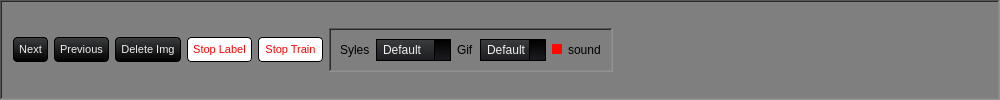
              <widget class="QFrame" name="frame">
               <property name="sizePolicy">
                <sizepolicy hsizetype="Fixed" vsizetype="Fixed">
                 <horstretch>0</horstretch>
                 <verstretch>0</verstretch>
                </sizepolicy>
               </property>
               <property name="minimumSize">
                <size>
                 <width>1000</width>
                 <height>0</height>
                </size>
               </property>
               <property name="styleSheet">
                <string notr="true">background-color: rgb(127, 127, 127);</string>
               </property>
               <property name="frameShape">
                <enum>QFrame::WinPanel</enum>
               </property>
               <property name="frameShadow">
                <enum>QFrame::Sunken</enum>
               </property>
               <layout class="QGridLayout" name="gridLayout_31">
                <item row="0" column="1">
                 <widget class="QPushButton" name="previous_button">
                  <property name="sizePolicy">
                   <sizepolicy hsizetype="Fixed" vsizetype="Fixed">
                    <horstretch>0</horstretch>
                    <verstretch>0</verstretch>
                   </sizepolicy>
                  </property>
                  <property name="minimumSize">
                   <size>
                    <width>0</width>
                    <height>0</height>
                   </size>
                  </property>
                  <property name="styleSheet">
                   <string notr="true">QPushButton {
    background-color: qlineargradient(spread:repeat, x1:1, y1:0, x2:1, y2:1, stop:0 rgb(59, 61, 62), stop:1 rgb(0, 0, 0));
    color: rgb(238, 238, 238);
  	font-size: 8pt;

    border-style: solid;
    border-width: 1px;
    border-radius: 4px;
    border-color: rgb(0, 0, 0);
    padding: 5px;
}

QPushButton:flat {
    background-color: transparent;
    border: none;
    color: rgb(238, 238, 238);
}

QPushButton:disabled {
    background-color: #404040;
    color: #656565;
    border-color: rgb(0, 0, 0);
}

QPushButton:hover {
    background-color: rgba(236, 157, 0, 51);
    border: 1px solid rgb(236, 157, 0);
}

QPushButton:pressed {
    background-color: qlineargradient(spread:repeat, x1:1, y1:0, x2:1, y2:1, stop:0 rgb(28, 28, 32), stop:1 rgb(0, 0, 0));
    border: 1px solid rgb(236, 157, 0);
}

QPushButton:checked {
    background-color: qlineargradient(spread:repeat, x1:1, y1:0, x2:1, y2:1, stop:0 rgb(28, 28, 32), stop:1 rgb(0, 0, 0));
    border: 1px solid #222;
}</string>
                  </property>
                  <property name="text">
                   <string>Previous</string>
                  </property>
                 </widget>
                </item>
                <item row="0" column="3">
                 <widget class="QPushButton" name="stop_label">
                  <property name="enabled">
                   <bool>false</bool>
                  </property>
                  <property name="sizePolicy">
                   <sizepolicy hsizetype="Fixed" vsizetype="Fixed">
                    <horstretch>0</horstretch>
                    <verstretch>0</verstretch>
                   </sizepolicy>
                  </property>
                  <property name="minimumSize">
                   <size>
                    <width>65</width>
                    <height>0</height>
                   </size>
                  </property>
                  <property name="maximumSize">
                   <size>
                    <width>16777215</width>
                    <height>16777215</height>
                   </size>
                  </property>
                  <property name="styleSheet">
                   <string notr="true">QPushButton {
    background-color: white;
    color: red;
    font-size: 8pt;
    min-width: 53px;
    border-style: solid;
    border-width: 1px;
    border-radius: 4px;
    border-color: rgb(0, 0, 0);
    padding: 5px;
}

QPushButton:hover {
    background-color: red;
    color: white;
}

QPushButton:pressed {
    background-color: red;
    border: 1px solid red;
}</string>
                  </property>
                  <property name="text">
                   <string>Stop Label</string>
                  </property>
                 </widget>
                </item>
                <item row="0" column="0">
                 <widget class="QPushButton" name="next_button">
                  <property name="sizePolicy">
                   <sizepolicy hsizetype="Fixed" vsizetype="Fixed">
                    <horstretch>0</horstretch>
                    <verstretch>0</verstretch>
                   </sizepolicy>
                  </property>
                  <property name="minimumSize">
                   <size>
                    <width>0</width>
                    <height>0</height>
                   </size>
                  </property>
                  <property name="styleSheet">
                   <string notr="true">QPushButton {
    background-color: qlineargradient(spread:repeat, x1:1, y1:0, x2:1, y2:1, stop:0 rgb(59, 61, 62), stop:1 rgb(0, 0, 0));
    color: rgb(238, 238, 238);
  	font-size: 8pt;

    border-style: solid;
    border-width: 1px;
    border-radius: 4px;
    border-color: rgb(0, 0, 0);
    padding: 5px;
}

QPushButton:flat {
    background-color: transparent;
    border: none;
    color: rgb(238, 238, 238);
}

QPushButton:disabled {
    background-color: #404040;
    color: #656565;
    border-color: rgb(0, 0, 0);
}

QPushButton:hover {
    background-color: rgba(236, 157, 0, 51);
    border: 1px solid rgb(236, 157, 0);
}

QPushButton:pressed {
    background-color: qlineargradient(spread:repeat, x1:1, y1:0, x2:1, y2:1, stop:0 rgb(28, 28, 32), stop:1 rgb(0, 0, 0));
    border: 1px solid rgb(236, 157, 0);
}

QPushButton:checked {
    background-color: qlineargradient(spread:repeat, x1:1, y1:0, x2:1, y2:1, stop:0 rgb(28, 28, 32), stop:1 rgb(0, 0, 0));
    border: 1px solid #222;
}</string>
                  </property>
                  <property name="text">
                   <string>Next</string>
                  </property>
                 </widget>
                </item>
                <item row="0" column="2">
                 <widget class="QPushButton" name="delete_button">
                  <property name="sizePolicy">
                   <sizepolicy hsizetype="Fixed" vsizetype="Fixed">
                    <horstretch>0</horstretch>
                    <verstretch>0</verstretch>
                   </sizepolicy>
                  </property>
                  <property name="minimumSize">
                   <size>
                    <width>0</width>
                    <height>0</height>
                   </size>
                  </property>
                  <property name="styleSheet">
                   <string notr="true">QPushButton {
    background-color: qlineargradient(spread:repeat, x1:1, y1:0, x2:1, y2:1, stop:0 rgb(59, 61, 62), stop:1 rgb(0, 0, 0));
    color: rgb(238, 238, 238);
  	font-size: 8pt;

    border-style: solid;
    border-width: 1px;
    border-radius: 4px;
    border-color: rgb(0, 0, 0);
    padding: 5px;
}

QPushButton:flat {
    background-color: transparent;
    border: none;
    color: rgb(238, 238, 238);
}

QPushButton:disabled {
    background-color: #404040;
    color: #656565;
    border-color: rgb(0, 0, 0);
}

QPushButton:hover {
    background-color: rgba(236, 157, 0, 51);
    border: 1px solid rgb(236, 157, 0);
}

QPushButton:pressed {
    background-color: qlineargradient(spread:repeat, x1:1, y1:0, x2:1, y2:1, stop:0 rgb(28, 28, 32), stop:1 rgb(0, 0, 0));
    border: 1px solid rgb(236, 157, 0);
}

QPushButton:checked {
    background-color: qlineargradient(spread:repeat, x1:1, y1:0, x2:1, y2:1, stop:0 rgb(28, 28, 32), stop:1 rgb(0, 0, 0));
    border: 1px solid #222;
}</string>
                  </property>
                  <property name="text">
                   <string>Delete Img</string>
                  </property>
                 </widget>
                </item>
                <item row="0" column="5">
                 <widget class="QFrame" name="frame_7">
                  <property name="sizePolicy">
                   <sizepolicy hsizetype="Fixed" vsizetype="Fixed">
                    <horstretch>0</horstretch>
                    <verstretch>0</verstretch>
                   </sizepolicy>
                  </property>
                  <property name="frameShape">
                   <enum>QFrame::WinPanel</enum>
                  </property>
                  <property name="frameShadow">
                   <enum>QFrame::Sunken</enum>
                  </property>
                  <layout class="QHBoxLayout" name="horizontalLayout_9">
                   <item>
                    <widget class="QLabel" name="label_9">
                     <property name="sizePolicy">
                      <sizepolicy hsizetype="Expanding" vsizetype="Preferred">
                       <horstretch>0</horstretch>
                       <verstretch>0</verstretch>
                      </sizepolicy>
                     </property>
                     <property name="text">
                      <string>Syles</string>
                     </property>
                    </widget>
                   </item>
                   <item>
                    <widget class="QComboBox" name="styleComboBox">
                     <property name="sizePolicy">
                      <sizepolicy hsizetype="Expanding" vsizetype="Fixed">
                       <horstretch>0</horstretch>
                       <verstretch>0</verstretch>
                      </sizepolicy>
                     </property>
                     <property name="minimumSize">
                      <size>
                       <width>75</width>
                       <height>0</height>
                      </size>
                     </property>
                     <property name="styleSheet">
                      <string notr="true">				QComboBox
				{
					background-color: qlineargradient(spread:repeat, x1:1, y1:0, x2:1, y2:1, stop:0  rgb(59, 61, 62) /*bg_alt*/,stop:1 rgb(28, 28, 32) /*bg_prim*/);
					border: 1px solid #000;
					padding-left: 6px;
					color: rgb(238, 238, 238) /*txt*/;
					height: 20px;
				}
				QComboBox::disabled
				{
					background-color: #404040;
					color: #656565;
					border-color: rgb(0, 0, 0) /*bg_gen*/;
				}
				QComboBox:on
				{
					background-color: rgb(236, 157, 0) /*accent*/;
					color: rgb(28, 28, 28) /*txt_bg*/;
				}
				QComboBox QAbstractItemView
				{
					background-color: rgb(28, 28, 32) /*bg_prim*/;
					color: rgb(238, 238, 238) /*txt*/;
					border: 1px solid black;
					selection-background-color: rgb(236, 157, 0) /*accent*/;
					outline: 0;
				}
				QComboBox::drop-down
				{
					background-color: qlineargradient(spread:repeat, x1:1, y1:0, x2:1, y2:1, stop:0  rgb(0, 0, 0) /*bg_gen*/,stop:1 rgb(28, 28, 32) /*bg_prim*/);
					subcontrol-origin: padding;
					subcontrol-position: top right;
					width: 15px;
					border-left-width: 1px;
					border-left-color: black;
					border-left-style: solid; 
				}
				QComboBox::down-arrow
				{
					image: url(:/16x16/icons/16x16/down.gif);
					width: 8px;
					height: 8px;
				}</string>
                     </property>
                     <item>
                      <property name="text">
                       <string>Default</string>
                      </property>
                     </item>
                    </widget>
                   </item>
                   <item>
                    <widget class="QLabel" name="label_41">
                     <property name="sizePolicy">
                      <sizepolicy hsizetype="Expanding" vsizetype="Preferred">
                       <horstretch>0</horstretch>
                       <verstretch>0</verstretch>
                      </sizepolicy>
                     </property>
                     <property name="text">
                      <string>Gif</string>
                     </property>
                    </widget>
                   </item>
                   <item>
                    <widget class="QComboBox" name="gif_change">
                     <property name="sizePolicy">
                      <sizepolicy hsizetype="Expanding" vsizetype="Fixed">
                       <horstretch>0</horstretch>
                       <verstretch>0</verstretch>
                      </sizepolicy>
                     </property>
                     <property name="minimumSize">
                      <size>
                       <width>0</width>
                       <height>0</height>
                      </size>
                     </property>
                     <property name="styleSheet">
                      <string notr="true">				QComboBox
				{
					background-color: qlineargradient(spread:repeat, x1:1, y1:0, x2:1, y2:1, stop:0  rgb(59, 61, 62) /*bg_alt*/,stop:1 rgb(28, 28, 32) /*bg_prim*/);
					border: 1px solid #000;
					padding-left: 6px;
					color: rgb(238, 238, 238) /*txt*/;
					height: 20px;
				}
				QComboBox::disabled
				{
					background-color: #404040;
					color: #656565;
					border-color: rgb(0, 0, 0) /*bg_gen*/;
				}
				QComboBox:on
				{
					background-color: rgb(236, 157, 0) /*accent*/;
					color: rgb(28, 28, 28) /*txt_bg*/;
				}
				QComboBox QAbstractItemView
				{
					background-color: rgb(28, 28, 32) /*bg_prim*/;
					color: rgb(238, 238, 238) /*txt*/;
					border: 1px solid black;
					selection-background-color: rgb(236, 157, 0) /*accent*/;
					outline: 0;
				}
				QComboBox::drop-down
				{
					background-color: qlineargradient(spread:repeat, x1:1, y1:0, x2:1, y2:1, stop:0  rgb(0, 0, 0) /*bg_gen*/,stop:1 rgb(28, 28, 32) /*bg_prim*/);
					subcontrol-origin: padding;
					subcontrol-position: top right;
					width: 15px;
					border-left-width: 1px;
					border-left-color: black;
					border-left-style: solid; 
				}
				QComboBox::down-arrow
				{
					image: url(:/16x16/icons/16x16/down.gif);
					width: 8px;
					height: 8px;
				}</string>
                     </property>
                     <item>
                      <property name="text">
                       <string>Default</string>
                      </property>
                     </item>
                    </widget>
                   </item>
                   <item>
                    <widget class="QCheckBox" name="muteCheckBox">
                     <property name="enabled">
                      <bool>true</bool>
                     </property>
                     <property name="sizePolicy">
                      <sizepolicy hsizetype="Fixed" vsizetype="Fixed">
                       <horstretch>0</horstretch>
                       <verstretch>0</verstretch>
                      </sizepolicy>
                     </property>
                     <property name="minimumSize">
                      <size>
                       <width>50</width>
                       <height>0</height>
                      </size>
                     </property>
                     <property name="styleSheet">
                      <string notr="true">QCheckBox {
    background-color: transparent;
    color: black;
    border: none;
    width: 15px;
    height: 15px;
    border-radius: 50%;
 
}

QCheckBox::indicator {
    background-color: white;
    color: black;
    width: 10px;
    height: 10px;
    border-radius: 50%;
}

QCheckBox::indicator:hover {
    background-color: orange;
}

QCheckBox::indicator:checked {
    background-color: #ff0800;
}</string>
                     </property>
                     <property name="text">
                      <string>sound</string>
                     </property>
                     <property name="checked">
                      <bool>true</bool>
                     </property>
                    </widget>
                   </item>
                  </layout>
                 </widget>
                </item>
                <item row="0" column="4">
                 <widget class="QPushButton" name="stop_training">
                  <property name="enabled">
                   <bool>true</bool>
                  </property>
                  <property name="sizePolicy">
                   <sizepolicy hsizetype="Fixed" vsizetype="Fixed">
                    <horstretch>0</horstretch>
                    <verstretch>0</verstretch>
                   </sizepolicy>
                  </property>
                  <property name="minimumSize">
                   <size>
                    <width>65</width>
                    <height>0</height>
                   </size>
                  </property>
                  <property name="maximumSize">
                   <size>
                    <width>16777215</width>
                    <height>16777215</height>
                   </size>
                  </property>
                  <property name="styleSheet">
                   <string notr="true">QPushButton {
    background-color: white;
    color: red;
    font-size: 8pt;
    min-width: 53px;
    border-style: solid;
    border-width: 1px;
    border-radius: 4px;
    border-color: rgb(0, 0, 0);
    padding: 5px;
}

QPushButton:hover {
    background-color: red;
    color: white;
}

QPushButton:pressed {
    background-color: red;
    border: 1px solid red;
}</string>
                  </property>
                  <property name="text">
                   <string>Stop Train</string>
                  </property>
                 </widget>
                </item>
                <item row="0" column="6">
                 <spacer name="horizontalSpacer_4">
                  <property name="orientation">
                   <enum>Qt::Horizontal</enum>
                  </property>
                  <property name="sizeHint" stdset="0">
                   <size>
                    <width>40</width>
                    <height>20</height>
                   </size>
                  </property>
                 </spacer>
                </item>
               </layout>
              </widget>
